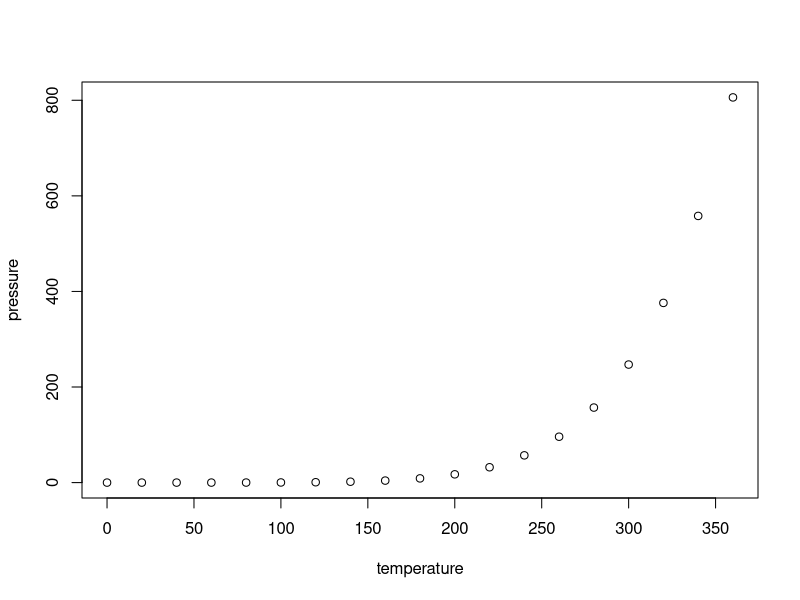
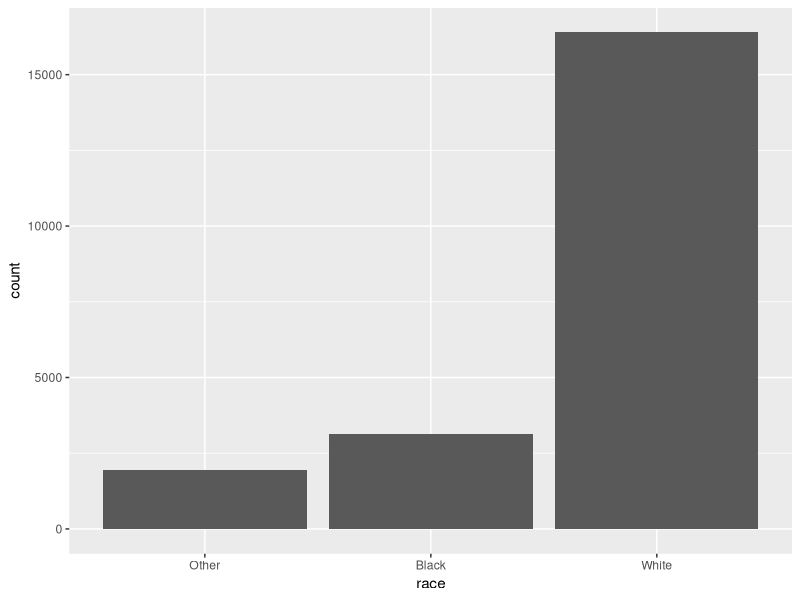
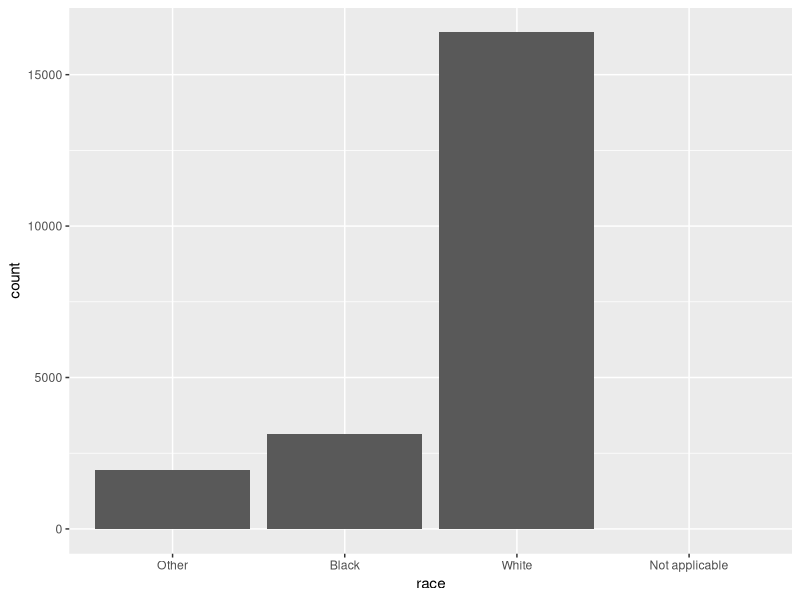
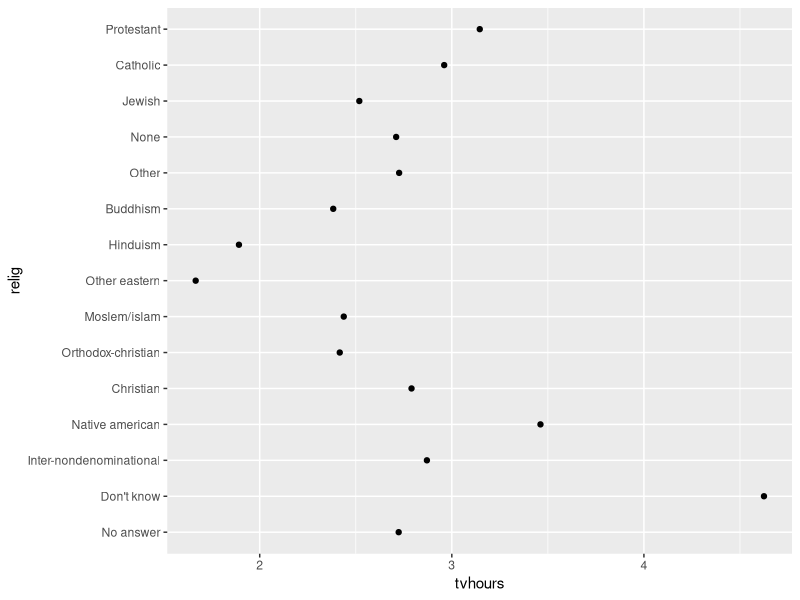
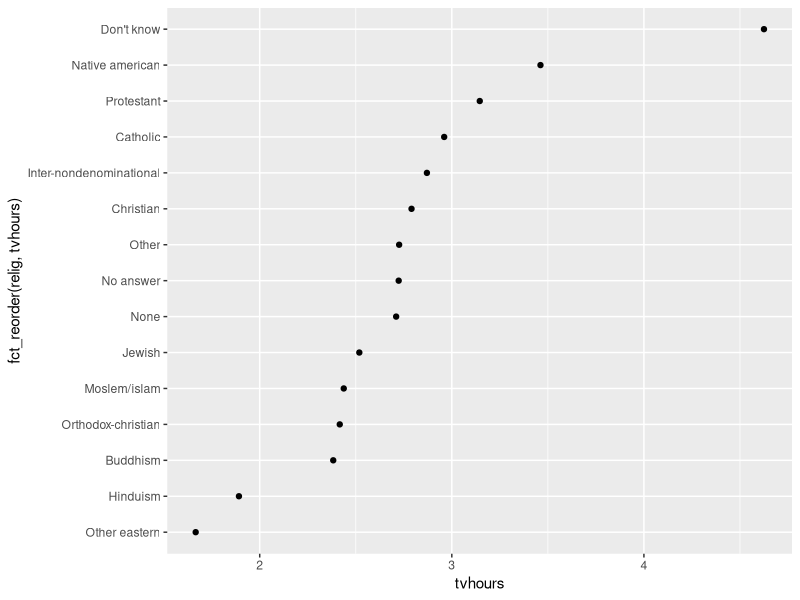
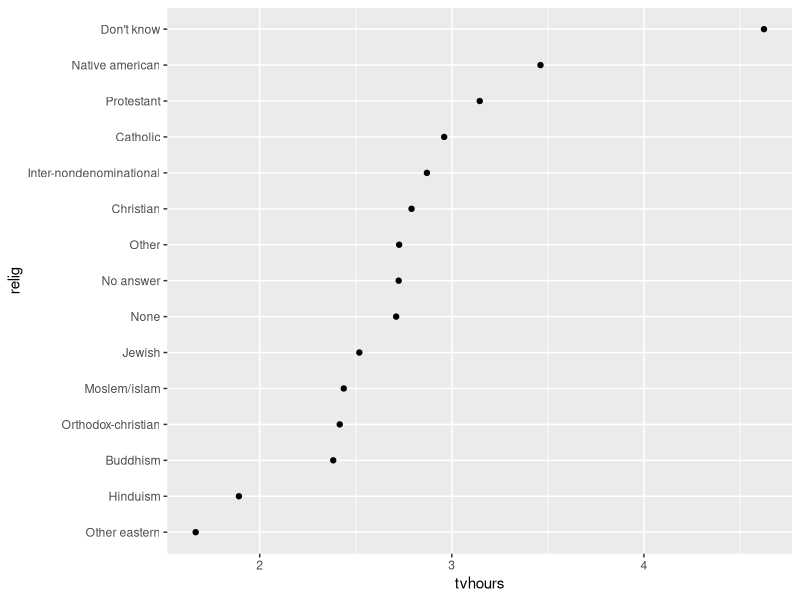
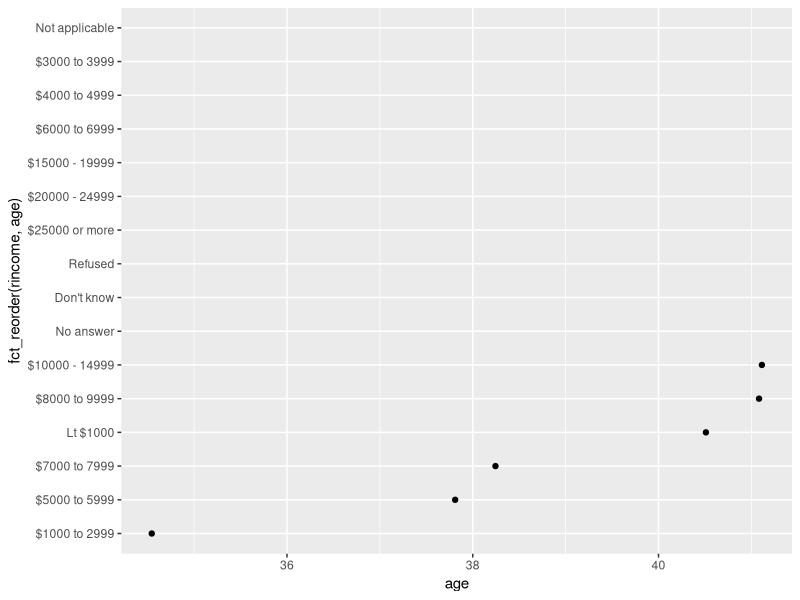
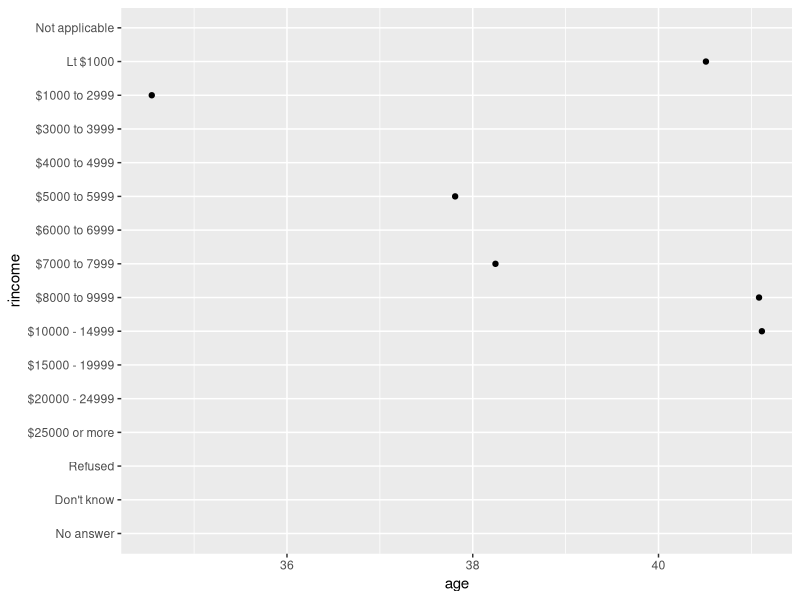

Source code (R) for these figures, in order:
## ---- chunk 1
knitr::opts_chunk$set(echo = TRUE)
library(tidyverse)
library(forcats)
## ---- chunk 2
summary(cars)
## ---- chunk 3
plot(pressure)
## ---- chunk 4
gss_cat
gss_cat %>% count(race)
p <-ggplot(gss_cat, aes(race))
p + geom_bar()
p + geom_bar() + scale_x_discrete(drop=FALSE)
relig_summary <- gss_cat %>%
  group_by (relig) %>%
  summarise( 
    age = mean (age, na.rm = TRUE),
    tvhours = mean(tvhours, na.rm=TRUE),
    n=n()
    )
ggplot(relig_summary, aes(tvhours, relig)) + geom_point()

# the factor
# the numeric vector you want to use to reorder the levels 
 ggplot (relig_summary, aes(tvhours, fct_reorder(relig,tvhours))) + geom_point()
 
 # use mutate to make the data easier to handle
 relig_summary %>%
   mutate (relig = fct_reorder(relig,tvhours)) %>% ggplot(aes(tvhours, relig)) + geom_point()  ## reorder the category
 
 # this plot shows how average age varies across reported in come level
 rincome_summary <- gss_cat %>%
   group_by(rincome) %>%
   summarise(
     age = mean(age, na.rm=),
     tvhours = mean(tvhours, na.rm = TRUE),
     n = n()
   )
 ggplot(rincome_summary,aes(age, fct_reorder(rincome, age))) + 
   geom_point()
 
 ggplot(rincome_summary, aes(age, rincome)) + geom_point()
 
 by_age <- gss_cat %>%
   filter(!is.na(age)) %>%
   group_by(age,marital) %>%
   count() %>%
   mutate (prop = n/ sum(n))
 
 ggplot(by_age,aes(age,prop, colour = marital)) + geom_line(na.rm = TRUE)
## ---- chunk 5
gss_cat %>% count(partyid)

## remember you are meking plots for people
gss_cat %>% mutate(partyid = fct_recode (partyid,
                                         "Republican, strong" ="Strong republican", 
                                         "Republican, weak" = "Weak republican",
                                         "Independent, near rep" = "Ind, near rep",
                                         "Independent, near dem" = " Ind, near dem",
                                         "Democrat, strong" = " Strong democrat",
                                         "Democrat, weak" = "Weak democrat"))

gss_cat %>%
  mutate(relig = fct_lump(relig, n = 10)) %>%
  count(relig , sort = TRUE) %>%
  print (n= Inf)


